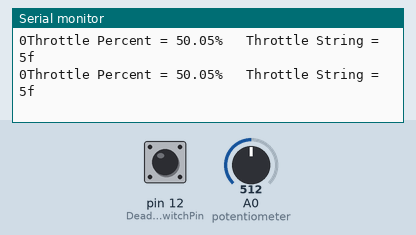
Simulated run of this sketch. Board: Arduino Uno, built with avr-gcc and run on an emulated ATmega328P. Parts: the last lines printed to the serial monitor. The inputs (shaded band) are chosen by the test bench; at power-on: A0 (potentiometer) = 512, pin 12 (DeadManSwitchPin) LOW.

Above: at 1.2 s.
1.3 s: A0 (potentiometer) set to 716
At 1.33 s:
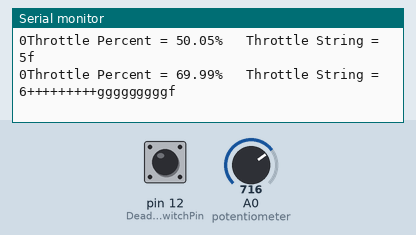
3.2 s: A0 (potentiometer) set to 1023
At 3.27 s:
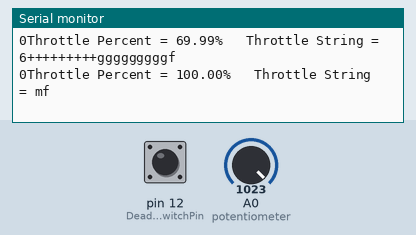
5.1 s: A0 (potentiometer) set to 0
At 5.11 s:
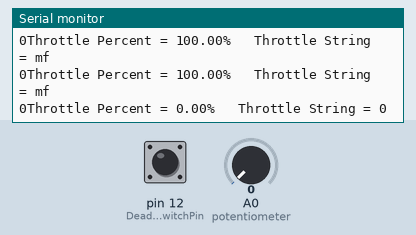
7.0 s: pin 12 (DeadManSwitchPin) pulled HIGH for 0.15 s
At 7.04 s:
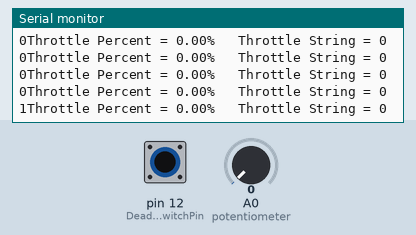
8.6 s: A0 (potentiometer) set to 306
At 8.67 s:
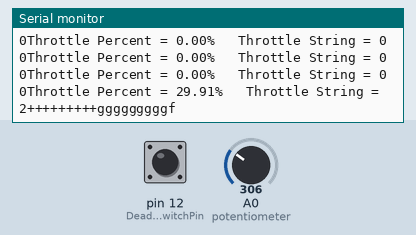
11.6 s: pin 12 (DeadManSwitchPin) pulled HIGH for 1 s
At 11.63 s:
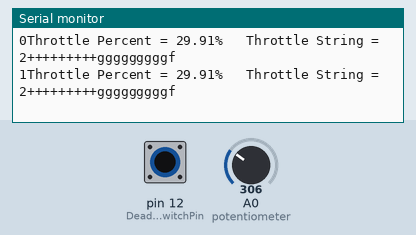

Measured:
- after the input at 1.3 s, the serial monitor: prints a new line at once (image 1)
- after the input at 3.2 s, the serial monitor: prints a new line after 0.07 s (image 2)
- after the input at 5.1 s, the serial monitor: prints a new line at once (image 3)
- after the input at 7.0 s, the serial monitor: prints a new line at once (image 4)
- after the input at 8.6 s, the serial monitor: prints a new line after 0.06 s (image 5)
- after the input at 11.6 s, the serial monitor: prints a new line at once (image 6)

The sketch:

_20190201_PotToString_OneMotor.ino
```cpp
// 24-Jan-2019 - Programme reads potentiometer signal and converts to string to be sent to Plettenberg.
// Developer: Stephen Murphy
// Status: Working. Does not consider steering or two motors.

int TensCharacter; // Number 1 to 10 at the start of the throttle string

//Variables used to calculate the "TensCharacter"
int FirstTensVariable;
int SecondTensVariable;
int ThirdTensVariable;
int FourthTensVariable;
int FifthTensVariable;

#include <Arduino.h> //Include additional Arduino Libraries.
#include <SoftwareSerial.h> //Include software serial library for shield.

SoftwareSerial mySerial1(2, 3); // RX, TX, Create a softwareSerial port on pins 2 and 3.
SoftwareSerial mySerial2(4, 5); // RX, TX, Create a softwareSerial port on pins 4 and 5.


//Variables used to calculate the "DecimalCharacters"
float DecimalValue;
float FirstDecimalVariable;
int SecondDecimalVariable;
float ThirdDecimalVariable;
int FourthDecimalVariable;

String OnesCharacters = ""; //String storing the "+" characters for the ones multiplier
String DecimalCharacters = ""; //String storing the "g" characters for the decimal multiplier
String FullThrottleString = "m"; //String to store "m" for full throttle, as per the controller manual
String ZeroThrottleString = "0"; //String to store "0" for 0 throttle.
String ThrottleString = ""; //String that stores the final concated string to be sent to the motor

float ThrottleInput;  // Variable to store raw input from Potentiometer.
float ThrottlePercent;  //Variable to store throttle %.

int DeadManSwitchPin = 12;
int DeadManSwitch;

//////////////////////////////////////////////////////////////////////////////////
void setup()
{
  pinMode(DeadManSwitchPin, INPUT);

  Serial.begin(115200); //Serial communication speed
  mySerial1.begin(115200); //Baud rate between Arduino and Controller.
  mySerial1.println("s"); //Initialise the controller to accept serial command strings.
}

//////////////////////////////////////////////////////////////////////////////////
void loop()
{
//Convert the throttle input to a range 0-100.
ThrottleInput = analogRead(A0); //Value from potentiometer placed into "ThrottleInput".
ThrottlePercent = ((ThrottleInput / 1023.00) * 100.00); //Throttle value converted to %.

FirstTensVariable = ThrottlePercent; //Store the 0-100 value read from the potentiometer e.g. 58.67%
TensCharacter = (FirstTensVariable/10); //Stroe the tens multiplier e.g. 5

SecondTensVariable = (TensCharacter*10); //Store the previous value times ten e.g. 50
ThirdTensVariable = (FirstTensVariable - SecondTensVariable); //store the remaining units e.g 58-50 = 8

//DecimalValue:
FirstDecimalVariable = ThrottlePercent; //Store the 0-100 value read from the potentiometer e.g. 58.67%
SecondDecimalVariable = ThrottlePercent; //Store the throttle value in an INT data type e.g. 58
ThirdDecimalVariable = (ThrottlePercent - SecondDecimalVariable); //Store just the decimal value e.g. 58.67 - 58 = .67
FourthDecimalVariable = (ThirdDecimalVariable * 10); //Store the decimal multiplier e.g. .67 * 10 = 6

 OnesCharacters = ""; //Clear the string
  while (ThirdTensVariable >= 1) { //While the units value is >= 1
  ThirdTensVariable-= 1; //Decrease the units value by 1
  OnesCharacters+="+"; //Increase the OnesCharacters string by "+"
  }

 DecimalCharacters = ""; //Clear the string
  while (FourthDecimalVariable >= 1) { //While the decimal units value is >= 1
  FourthDecimalVariable-= 1; //Decrease the units value by 1
  DecimalCharacters+="g"; //Increase the DecimalCharacters string by "+"
  }

if (ThrottlePercent == 100.00)
  ThrottleString = (FullThrottleString + "f"); //"mf" will be sent, i.e. forward at 100%
  else if ((ThrottlePercent < 10.00) && (ThrottlePercent > 0.00))
  ThrottleString = ("" + OnesCharacters + DecimalCharacters + "f"); //e.g. 3.42% = "+++ggggf"
  else if (ThrottlePercent == 0.00)
  ThrottleString = (ZeroThrottleString);
  else{
  ThrottleString = (TensCharacter + OnesCharacters + DecimalCharacters + "f"); //e.g. 23.42% = "2+++ggggf"
  }

DeadManSwitch = digitalRead(DeadManSwitchPin);

if (DeadManSwitch == HIGH){
  //Print the following values to the left motor:
mySerial1.println(ThrottleString); //Turn the motor off when the shield is looking at these software serial pins.
mySerial1.println("s"); //Send "s" so that the controller does not miss it upon start up.
}
if (DeadManSwitch == LOW)
{
mySerial1.println(0); //Turn the motor off when the shield is looking at these software serial pins.
mySerial1.println("s"); //Send "s" so that the controller does not miss it upon start up.
}

//Print the following values:
Serial.print(DeadManSwitch);
Serial.print("Throttle Percent = ");
Serial.print(ThrottlePercent);
Serial.print("%   ");
Serial.print("Throttle String = ");
Serial.println(ThrottleString);


delay(100); // Delay for stability

}
```
